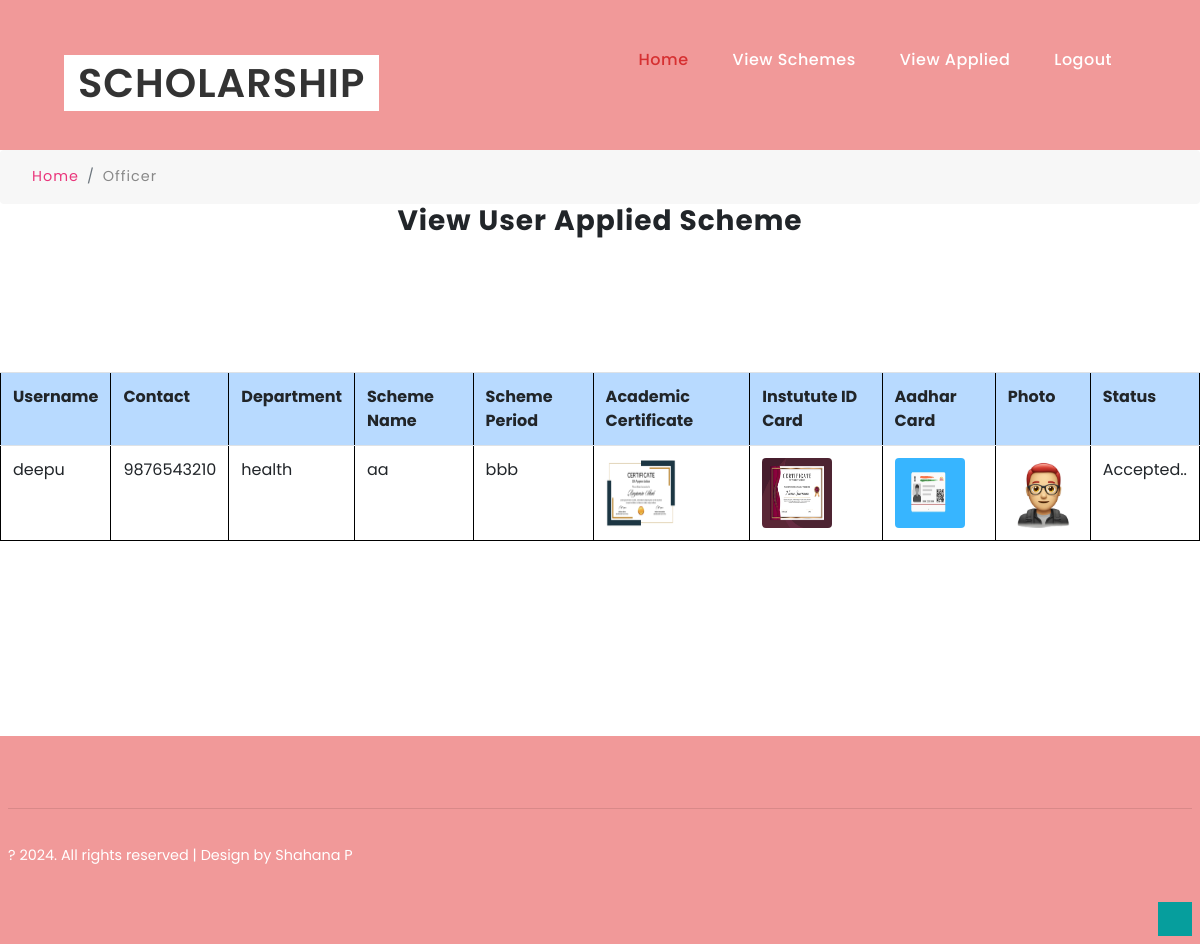
Screenshot of /officer_view_applied.php (signed in) with the database file from the repository.
### tables this page shows
CREATE TABLE `user_apply` (
  `id` int(11) NOT NULL,
  `app_no` varchar(50) NOT NULL,
  `username` varchar(200) NOT NULL,
  `contact` varchar(200) NOT NULL,
  `email` varchar(200) NOT NULL,
  `deparment` varchar(200) NOT NULL,
  `scheme_name` varchar(200) NOT NULL,
  `scheme_period` varchar(200) NOT NULL,
  `ac_certi` varchar(200) NOT NULL,
  `instu_id` varchar(200) NOT NULL,
  `aadhar_card1` varchar(200) NOT NULL,
  `aadhar_card2` varchar(100) NOT NULL,
  `photo` varchar(200) NOT NULL,
  `status` varchar(200) NOT NULL,
  `report` varchar(200) NOT NULL,
  `rdate` varchar(200) NOT NULL
);

### officer_view_applied.php (the view, shortened to what this page needs)
<?php
include("dbconnect.php");
$uname=$_SESSION['uname'];
$qry="select * from   add_rural_head where uname='$uname'";
$result = mysqli_query($conn, $qry);
$row=mysqli_fetch_assoc($result);
$cate=$row['category'];
?>
<!DOCTYPE html>
<html lang="zxx">
<head><title>Scholarship Management System</title>
    <link rel="stylesheet" href="css/bootstrap.css">
    <link rel="stylesheet" href="css/style.css" type="text/css" media="all" />
    <link href="css/font-awesome.css" rel="stylesheet">
</head>
<body>
    <section class="main-content" id="home">
        <header>
            <div class="container-fluid px-lg-5">
                <nav>
                    <div class="logo-w3ls" id="logo-w3ls">
                        <h1> <a href="#"><span>Scholarship</span></a>
                        </h1>
                    </div>
                    <ul class="menu">
                       <li class="mr-lg-4 mr-3 active"><a href="officer_home.php">Home</a></li>
                        <li class="mr-lg-4 mr-3 "><a href="officer_view_schemes.php">View Schemes</a></li>
                        <li class="mr-lg-4 mr-3 "><a href="officer_view_applied.php">View Applied</a></li>
						<li class="mr-lg-4 mr-3 "><a href="logout.php">Logout</a></li>
                    </ul>
                </nav>
            </div>
        </header>
        <div class="page-inner">
        </div>
        <ol class="breadcrumb">
            <li class="breadcrumb-item">
                <a href="#">Home</a>
            </li>
            <li class="breadcrumb-item active">Officer</li>
        </ol>
    </section>
                <h3  align="center">View User Applied Scheme</h3>
                <form action="#" method="post">
                    <p>&nbsp;</p>
                  <p>&nbsp;</p>
                    <p>&nbsp;</p>
                  <table class="table" width="1220" height="135" border="2" align="center">
                    <tr>
					<td class="table-primary"><strong>Username</strong></td>
					<td class="table-primary"><strong>Contact</strong></td>
                      <td class="table-primary"><strong>Department</strong></td>
                      <td class="table-primary"><strong>Scheme Name</strong></td>
                      <td class="table-primary"><strong>Scheme Period</strong></td>
                      <td class="table-primary"><strong>Academic Certificate</strong></td>
                      <td class="table-primary"><strong>Instutute ID Card</strong></td>
                      <td class="table-primary"><strong>Aadhar Card</strong></td>
                      <td class="table-primary"><strong>Photo</strong></td>
                      <td class="table-primary"><strong>Status</strong></td>
                    </tr>
					 <?php
				 $qry="select * from  user_apply where deparment='$cate'";
				$result = mysqli_query($conn, $qry);
				while($row=mysqli_fetch_assoc($result))
				{
				 ?>
                    <tr>
					 <td><?php echo $row['username'];?></td>
					 <td><?php echo $row['contact'];?></td>
                      <td><?php echo $row['deparment'];?></td>
                      <td><?php echo $row['scheme_name'];?></td>
                      <td><?php echo $row['scheme_period'];?></td>
                      <td><img src="upload/<?php echo $row['ac_certi'];?>" width="70" height="70"></td>
                      <td><img src="upload/<?php echo $row['instu_id'];?>" width="70" height="70"></td>
                      <td><img src="upload/<?php echo $row['aadhar_card1'];?>" width="70" height="70"></td>
                      <td><img src="upload/<?php echo $row['photo'];?>" width="70" height="70"></td>
                      <td><?php
					  $sts=$row['status'];
					  if($sts==1)
					  {
					  echo "Accepted..";
					  }
					  else
					  {
					  ?>
					  <a href="officer_view_applied.php?bid=<?php echo $row['id'];?>&&act=OK">Accepted</a>
					  <?php
					  }
					  ?></td>
                    </tr>
					<?php
					}
					?>
                  </table>
                  <p>&nbsp;</p>
                  <p>&nbsp;</p>
                  <p>&nbsp;</p>
                  <p>&nbsp;</p>
                </form>
    <footer class="footer">
        <div class="container-fluid p-lg-30 p-md-2">
            <div class="row py-sm-4 py-3">
            </div>
            <hr>
            <div class="d-flex justify-content-between pt-lg-3  footer-bottom-cpy">
                <div class="copy-right">
                    <p>? 2024. All rights reserved | Design by <a href="#"> Shahana P</a>
                    </p>
                </div>
            </div>
            <div class="text-right mt-3">
                <a href="#home" class="move-top scroll"><span class="fa fa-angle-up" aria-hidden="true"></span></a>
            </div>
        </div>
    </footer>
</body>
</html>

### css/style.css (style rules this page uses)
html, body { margin: 0; font-size: 100%; background: #fff; font-family: 'Poppins', sans-serif; scroll-behavior: smooth; }
body a { text-decoration: none; transition: 0.5s all; -webkit-transition: 0.5s all; -moz-transition: 0.5s all; -o-transition: 0.5s all; -ms-transition: 0.5s all; cursor: pointer !important; }
h1, h2, h3, h4, h5, h6 { margin: 0; letter-spacing: 1px; font-weight: 700; }
p { font-size: 0.9em; color: #8c9398; line-height: 2em; }
ul { margin: 0; padding: 0; }
body img { border-radius: 4px; -webkit-border-radius: 4px; -o-border-radius: 4px; -moz-border-radius: 4px; -ms-border-radius: 4px; }
header { position: absolute; z-index: 9; width: 100%; left: 0; top: 0%; padding: 3em 1em; }
nav { margin: 0; padding: 0; }
nav:after { content: ""; display: table; clear: both; }
nav ul { float: right; padding: 0; margin: 0; list-style: none; position: relative; }
nav ul li { display: inline-block; float: left; margin-left: 20px; list-style: none; }
nav a { font-weight: 500; font-size: 1em; letter-spacing: .5px; padding-left: 0; padding-right: 0; padding: 35px 0; font-family: 'Poppins', sans-serif; color: #fff; }
.menu li.active a { color: #d63031; }
li > a:only-child:after { content: ''; }
#logo-w3ls a { float: left; color: #fff; font-size: 1em; font-weight: 100; line-height: 0; letter-spacing: 1px; font-family: 'Poppins', sans-serif; text-transform: uppercase; }
h1 a { color: #fff; font-size: 1em; font-weight: 100; line-height: 0; letter-spacing: 1px; font-family: 'Poppins', sans-serif; text-transform: uppercase; }
#logo-w3ls a span { background: #fff; color: #333; padding: 0 14px; font-weight: 600; }
.main-content { position: relative; }
.page-inner { background-color: #f19999; background-size: cover; -webkit-background-size: cover; -moz-background-size: cover; -o-background-size: cover; -ms-background-size: cover; min-height: 150px; }
li.breadcrumb-item { font-size: 0.9em; letter-spacing: 1px; }
li.breadcrumb-item a { color: #ea357b; }
.breadcrumb-item.active { color: #888; }
ol.breadcrumb { background: none; margin: 0; padding: 1em 2em; background: #f7f7f7; }
.footer { background-color: #f19999; }
.footer p, .footer a { color: #fff; }
.copy-right p a { color: #ffffff; }
a.move-top span { color: #fff; width: 34px; height: 34px; border: 1px solid rgb(6, 158, 157); line-height: 1.9em; background: #069e9d; text-align: center; }
.table { border: #000; }

### rows the page displays
user_apply: username "deepu", contact "9876543210", deparment "health", scheme_name "aa", scheme_period "bbb", ac_certi (picture), instu (picture), aadhar_card1 (picture), photo (picture), status "Accepted.."
